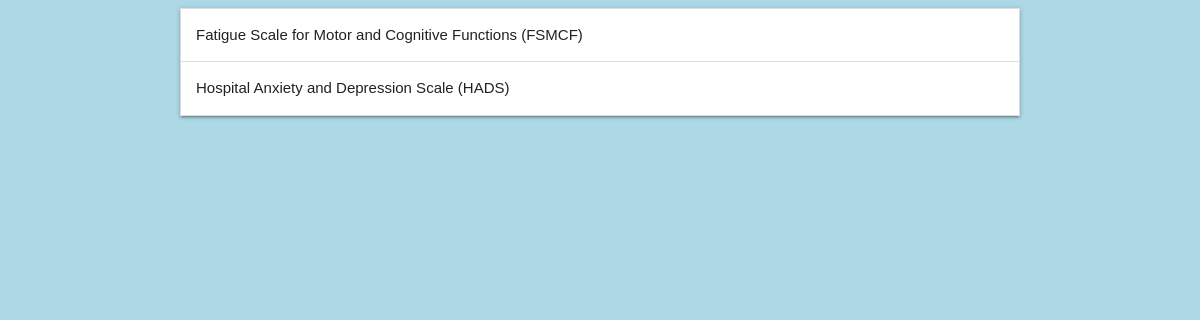
The app's page /visit/3 with its own data.
### models.py (models this page shows, shortened)
class BasicTest(db.Model):
    __tablename__ = 'basic_test'
    id = db.Column(db.Integer, primary_key=True)
    visit_id = db.Column(db.Integer, db.ForeignKey('visit.id'), nullable=False)
    screenshot_path = db.Column(db.String(), unique=True, nullable=False)
    type = db.Column(db.String(50))
    __mapper_args__ = {
        'polymorphic_identity' : 'basic_test',
        'polymorphic_on' : type
    }
    def __repr__(self):
        return 'Id: {0}, screen: {1}, type: {2}, visit_Id: {3}'.format(self.id, self.screenshot_path, self.type, self.visit_id)

class FSMC(BasicTest):
    __tablename__ = 'Fatigue Scale for Motor and Cognitive Functions (FSMCF)'
    id = db.Column(db.Integer, db.ForeignKey('basic_test.id'), primary_key=True)
    kog = db.Column(db.Integer)
    mot = db.Column(db.Integer)
    total = db.Column(db.Integer)
    __mapper_args__ = {
        'polymorphic_identity':'Fatigue Scale for Motor and Cognitive Functions (FSMCF)',
    }

class BasicTest(db.Model):
    __tablename__ = 'basic_test'
    id = db.Column(db.Integer, primary_key=True)
    visit_id = db.Column(db.Integer, db.ForeignKey('visit.id'), nullable=False)
    screenshot_path = db.Column(db.String(), unique=True, nullable=False)
    type = db.Column(db.String(50))
    __mapper_args__ = {
        'polymorphic_identity' : 'basic_test',
        'polymorphic_on' : type
    }
    def __repr__(self):
        return 'Id: {0}, screen: {1}, type: {2}, visit_Id: {3}'.format(self.id, self.screenshot_path, self.type, self.visit_id)

class HADS(BasicTest):
    __tablename__ = 'Hospital Anxiety and Depression Scale (HADS)'
    id = db.Column(db.Integer, db.ForeignKey('basic_test.id'), primary_key=True)
    anxiety = db.Column(db.Integer)
    depression = db.Column(db.Integer)
    __mapper_args__ = {
        'polymorphic_identity':'Hospital Anxiety and Depression Scale (HADS)',
    }

### app.py (the view)
@app.route('/visit/<visit_id>', methods=['GET','POST'])
def visit_view(visit_id):
    tests = BasicTest.query.filter_by(visit_id = visit_id).all()
    print(tests)
    return render_template("visit_view.html", tests = tests)

### app.py (called while the page is built)
@app.template_filter('screen_path')
def reverse_filter(s):
    return '/' + s.replace('\\','/')

### templates/visit_view.html (shortened to what this page needs)
{% extends "basic.html" %}
{% block title %}
    <link rel="stylesheet" type=text/css href="{{ url_for('static', filename='css/materialize/materialize.min.css')}}">
{% endblock %}
{% block body %}
    <div class="container">
        <ul class="collapsible">
            {% for test in tests %}
            <li>
                <div class="collapsible-header">{{ test.type }}</div>
            </li>
            {% endfor %}
        </ul>
    </div>
{% endblock %}

### static/css/style.css (style rules this page uses)
* { font-family: Trebuchet MS, palatino linotype, sans-serif; }

### records on screen
FSMC: type "Fatigue Scale for Motor and Cognitive Functions (FSMCF)"
HADS: type "Hospital Anxiety and Depression Scale (HADS)"
